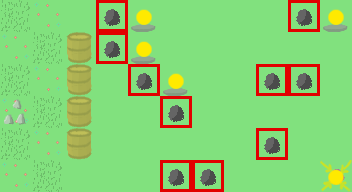

Below is a game level as drawn by its tile map, then a one-line description and the .tmx that defines it (tile-layer data replaced by summaries):
An orthogonal 11x6 tile map with 32x32 px tiles, 4 tile layers (Kachelebene 1, collision, entities, connections).

<map version="1.0" orientation="orthogonal" width="11" height="6" tilewidth="32" tileheight="32">
 <properties>
  <property name="description" value="everybody likes to move barrels" />
 </properties>
 <tileset firstgid="1" name="tileset" tilewidth="32" tileheight="32">
  <image source="tileset.png" width="256" height="256" />
 </tileset>
 <layer name="Kachelebene 1" width="11" height="6">
  <data>[66 cells, 66 non-empty, 4 distinct tile ids]</data>
 </layer>
 <layer name="collision" width="11" height="6">
  <data>[66 cells, 10 non-empty, 1 distinct tile ids]</data>
 </layer>
 <layer name="entities" width="11" height="6" opacity="0.75">
  <data>[66 cells, 10 non-empty, 4 distinct tile ids]</data>
 </layer>
 <layer name="connections" width="11" height="6">
  <data>[66 cells, 5 non-empty, 1 distinct tile ids]</data>
 </layer>
</map>
